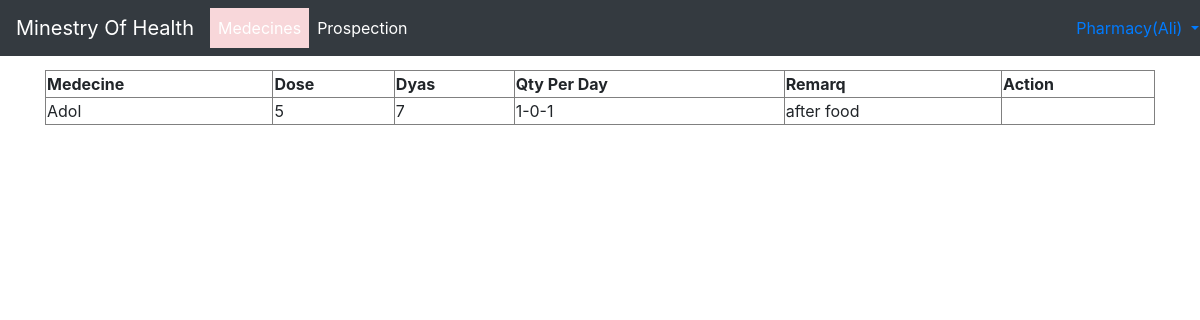
The page /ProspectionDetails.php?oID=8 (signed in) on the database its author committed.
### tables this page shows
CREATE TABLE IF NOT EXISTS `prospectiontran` (
  `id` int(11) NOT NULL AUTO_INCREMENT,
  `prospectionId` int(11) NOT NULL,
  `MedecineId` int(11) NOT NULL,
  `Dose` int(11) NOT NULL,
  `pDays` int(11) NOT NULL,
  `qty` enum('1-0-0','0-0-1','1-0-1','1-1-1','1-1-1-1') NOT NULL,
  `remarq` varchar(100) NOT NULL,
  `Recived` tinyint(1) NOT NULL,
  PRIMARY KEY (`id`)
);

CREATE TABLE IF NOT EXISTS `medecine` (
  `id` int(11) NOT NULL AUTO_INCREMENT,
  `Description` varchar(100) NOT NULL,
  `ExDate` date NOT NULL,
  `Barcode` varchar(20) NOT NULL,
  PRIMARY KEY (`id`)
);

### included/ProspectionDetails.php (the view, shortened to what this page needs)
<?php
try{
    if(isset($_POST["oID"])){
        include("config.php");
        $msg="";
        if(!isset($_POST["oID"]) || $_POST["oID"]=="")
            $msg="Prospection Not Valid";
        if(!isset($_POST["pMedecineId"]) || $_POST["pMedecineId"]=="")
            $msg="Medecine Not Valid";
        if(!isset($_POST["pDose"]) || $_POST["pDose"]=="")
            $msg="Dose Not Valid";
        if(!isset($_POST["ppDays"]) || $_POST["ppDays"]=="")
            $msg="Days Not Valid";
        if(!isset($_POST["pqty"]) || $_POST["pqty"]=="")
            $msg="Qty Not Valid";
        $rq="";
        if(isset($_POST["premarq"])){
            $rq=$_POST["premarq"];
        }
        $pStatus=1;
        if(isset($_POST["pStatus"]))
            $pStatus=$_POST["pStatus"];
        if($msg==""){
            include("config.php");
            $query="INSERT INTO `prospectiontran`( `prospectionId`, `MedecineId`, `Dose`, `pDays`, `qty`, `remarq`, `Recived`)  VALUES (?,?,?,?,?,?,0)";
            $rs= $db->prepare($query);
            if($rs->execute( array($_POST["oID"],$_POST["pMedecineId"],$_POST["pDose"],$_POST["ppDays"],$_POST["pqty"],$rq)))
            {
                header('location:ProspectionDetails.php?oID='.$_POST["oID"]);
            }else{
                echo "Prospection Not Inserted" ;
            }
        }else{
            echo $msg;
        }
    }else{
        if(isset($_GET["oID"])){
            include("config.php");
            $id=$_GET["oID"];
            $query="SELECT prospectiontran.id, `prospectionId`, `MedecineId`, `Dose`, `pDays`, `qty`, `remarq`, `Recived`,medecine.Description,prospectionhd.Status FROM `prospectiontran`
inner join prospectionhd on prospectiontran.prospectionId=prospectionhd.id
inner join medecine on medecine.id=prospectiontran.MedecineId WHERE prospectionId='$id'";
            $tb='';
            $results= $db->query($query);
            while ($row = $results->fetch(PDO::FETCH_ASSOC))
            {
                $bt='';
                if($_SESSION["type"]!="Patient") {
                    $tb= $tb.'<tr>
    <td scope="col">
        '. $row["Description"].'
    </td>
    <td scope="col">'. $row["Dose"].'</td>
    <td scope="col">'.$row["pDays"].'
    </td >
    <td scope="col">'.$row["qty"].'
    </td >
    <td scope="col">'.$row["remarq"].' </td>
    <td scope="col">'.$bt.'    </td>
</tr>';
                }
            }
        }
    }
}
catch(Exception $e) {
    echo 'Message: ' .$e->getMessage();
}
?>

### rows shown on the page
prospectiontran: MedecineId.Description "Adol", Dose "5", pDays "7", qty "1-0-1", remarq "after food"

### other values the page prints
$_SESSION["type"] "Pharmacy"
$_SESSION["F_name"] "Ali"
